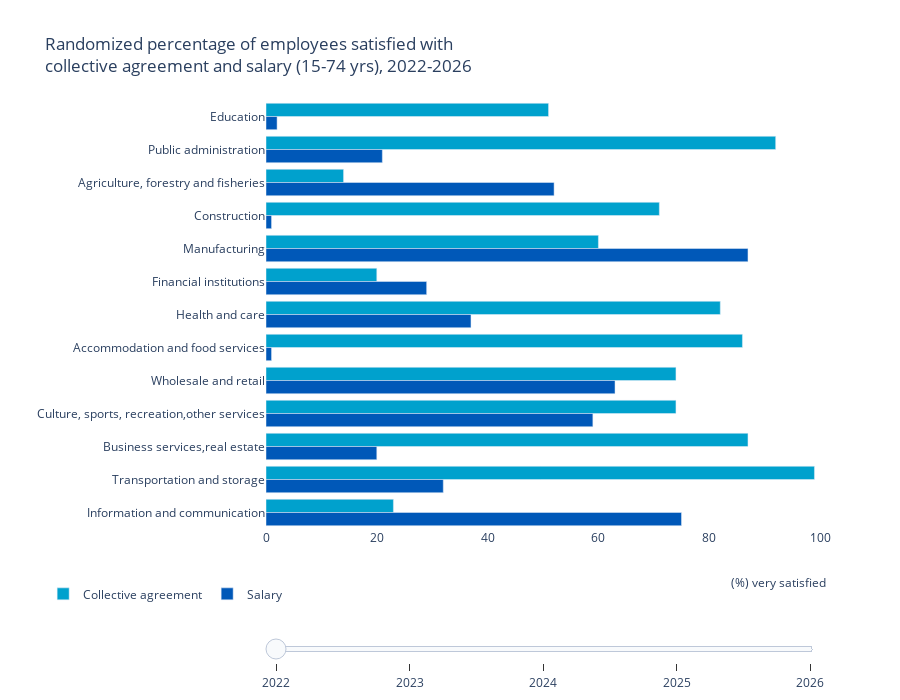

The notebook cell this image was saved under:
### Markdown cell above
Phasellus viverra nulla ut metus varius laoreet. Quisque rutrum. Aenean imperdiet. Etiam ultricies nisi vel augue. Curabitur ullamcorper ultricies nisi. Nam eget dui. Etiam rhoncus. Maecenas tempus, tellus eget condimentum rhoncus, sem quam semper libero, sit amet adipiscing sem neque sed ipsum. Nam quam nunc, blandit vel, luctus pulvinar, hendrerit id, lorem. Maecenas nec odio et ante tincidunt tempus. Donec vitae sapien ut libero venenatis faucibus. Nullam quis ante. Etiam sit amet orci eget eros faucibus tincidunt. Duis leo. Sed fringilla mauris sit amet nibh. Donec sodales sagittis magna. Sed consequat, leo eget bibendum sodales, augue velit cursus nunc.

### Code cell
import plotly.graph_objects as go
import pandas as pd
import numpy as np

# Assuming you have df3 as your original DataFrame
# Create a new DataFrame for random data
df4 = df3.copy()
# Set a random seed for reproducibility
np.random.seed(42)

# Add random data for years 2022-2026
for year in range(2022, 2027):
    for var, _ in variables:
        df4[var + " " + str(year)] = np.random.randint(0, 100, df4.shape[0])

# Create an empty figure
fig4 = go.Figure()

# Initialize a list to hold the trace names
trace_names = []

# Loop over the variables to add a trace for each one
for var, color in variables:
    for year in range(2022, 2027):
        name = var.split("(")[0].strip()
        trace_name = f"{name} {year}"
        fig4.add_trace(go.Bar(
            y=df4["Bedrijfstak"],
            x=df4[var + " " + str(year)],
            name=name,
            orientation='h',
            hovertemplate=f'%{{y}}<br>{name}: <b>%{{x}}% (very) satisfied</b><extra></extra>',
            marker_color=color,
            legendgroup=name,  # Add a legend group for each variable
            visible = year == 2022
        ))
        trace_names.append(trace_name)

# Add slider steps
steps = []
for i, year in enumerate(range(2022, 2027)):
    step = dict(
        method="update",
        args=[{"visible": [name.endswith(str(year)) for name in trace_names]},  # Show only the traces ending with the current year
              {"title": f"Randomized percentage of employees satisfied with collective agreement and salary<br>(15-74 yrs), {year}"}],
        label=str(year)
    )
    steps.append(step)

# Customize the plot layout
fig4.update_layout(
    plot_bgcolor='white',
    title="Randomized percentage of employees satisfied with<br>collective agreement and salary (15-74 yrs), 2022-2026",
    xaxis=dict(title='', title_standoff=10, automargin=True, range=[0, 100]),  
    yaxis=dict(title='', autorange="reversed", automargin=True),
    legend=dict(title='', orientation='h', yanchor='bottom', y=-0.185, xanchor='right', x=0.04),
    barmode='group',
    annotations=[dict(x=1.015, y=-0.15, xref='paper', yref='paper', showarrow=False, text="(%) very satisfied")],
    sliders=[dict(
        active=0,
        pad={"t": 110},  # Increase top padding for the slider to move it further down
        len=1,  # Adjust the length of the slider
        steps=steps,
        currentvalue={"visible": False}
    )],
    height=700
)

# Show the plot
fig4.show()

### Figure 1 — Plotly figure (JSON) as saved in the notebook; plotly's stock layout.template omitted (floating-point values rounded to 4 significant figures)
{"data": [{"hovertemplate": "%{y}<br>Collective agreement: <b>%{x}% (very) satisfied</b><extra></extra>", "legendgroup": "Collective agreement", "marker": {"color": "#00a1cd"}, "name": "Collective agreement", "orientation": "h", "type": "bar", "visible": true, "x": [51, 92, 14, 71, 60, 20, 82, 86, 74, 74, 87, 99, 23], "y": ["Education", "Public administration", "Agriculture, forestry and fisheries", "Construction", "Manufacturing", "Financial institutions", "Health and care", "Accommodation and food services", "Wholesale and retail", "Culture, sports, recreation,other services", "Business services,real estate", "Transportation and storage", "Information and communication"]}, {"hovertemplate": "%{y}<br>Collective agreement: <b>%{x}% (very) satisfied</b><extra></extra>", "legendgroup": "Collective agreement", "marker": {"color": "#00a1cd"}, "name": "Collective agreement", "orientation": "h", "type": "bar", "visible": false, "x": [57, 21, 88, 48, 90, 58, 41, 91, 59, 79, 14, 61, 61], "y": ["Education", "Public administration", "Agriculture, forestry and fisheries", "Construction", "Manufacturing", "Financial institutions", "Health and care", "Accommodation and food services", "Wholesale and retail", "Culture, sports, recreation,other services", "Business services,real estate", "Transportation and storage", "Information and communication"]}, {"hovertemplate": "%{y}<br>Collective agreement: <b>%{x}% (very) satisfied</b><extra></extra>", "legendgroup": "Collective agreement", "marker": {"color": "#00a1cd"}, "name": "Collective agreement", "orientation": "h", "type": "bar", "visible": false, "x": [88, 59, 13, 8, 89, 52, 1, 83, 91, 59, 70, 43, 7], "y": ["Education", "Public administration", "Agriculture, forestry and fisheries", "Construction", "Manufacturing", "Financial institutions", "Health and care", "Accommodation and food services", "Wholesale and retail", "Culture, sports, recreation,other services", "Business services,real estate", "Transportation and storage", "Information and communication"]}, {"hovertemplate": "%{y}<br>Collective agreement: <b>%{x}% (very) satisfied</b><extra></extra>", "legendgroup": "Collective agreement", "marker": {"color": "#00a1cd"}, "name": "Collective agreement", "orientation": "h", "type": "bar", "visible": false, "x": [62, 17, 89, 43, 33, 73, 61, 99, 13, 94, 47, 14, 71], "y": ["Education", "Public administration", "Agriculture, forestry and fisheries", "Construction", "Manufacturing", "Financial institutions", "Health and care", "Accommodation and food services", "Wholesale and retail", "Culture, sports, recreation,other services", "Business services,real estate", "Transportation and storage", "Information and communication"]}, {"hovertemplate": "%{y}<br>Collective agreement: <b>%{x}% (very) satisfied</b><extra></extra>", "legendgroup": "Collective agreement", "marker": {"color": "#00a1cd"}, "name": "Collective agreement", "orientation": "h", "type": "bar", "visible": false, "x": [28, 14, 44, 64, 88, 70, 8, 87, 0, 7, 87, 62, 10], "y": ["Education", "Public administration", "Agriculture, forestry and fisheries", "Construction", "Manufacturing", "Financial institutions", "Health and care", "Accommodation and food services", "Wholesale and retail", "Culture, sports, recreation,other services", "Business services,real estate", "Transportation and storage", "Information and communication"]}, {"hovertemplate": "%{y}<br>Salary: <b>%{x}% (very) satisfied</b><extra></extra>", "legendgroup": "Salary", "marker": {"color": "#0058b8"}, "name": "Salary", "orientation": "h", "type": "bar", "visible": true, "x": [2, 21, 52, 1, 87, 29, 37, 1, 63, 59, 20, 32, 75], "y": ["Education", "Public administration", "Agriculture, forestry and fisheries", "Construction", "Manufacturing", "Financial institutions", "Health and care", "Accommodation and food services", "Wholesale and retail", "Culture, sports, recreation,other services", "Business services,real estate", "Transportation and storage", "Information and communication"]}, {"hovertemplate": "%{y}<br>Salary: <b>%{x}% (very) satisfied</b><extra></extra>", "legendgroup": "Salary", "marker": {"color": "#0058b8"}, "name": "Salary", "orientation": "h", "type": "bar", "visible": false, "x": [46, 61, 50, 54, 63, 2, 50, 6, 20, 72, 38, 17, 3], "y": ["Education", "Public administration", "Agriculture, forestry and fisheries", "Construction", "Manufacturing", "Financial institutions", "Health and care", "Accommodation and food services", "Wholesale and retail", "Culture, sports, recreation,other services", "Business services,real estate", "Transportation and storage", "Information and communication"]}, {"hovertemplate": "%{y}<br>Salary: <b>%{x}% (very) satisfied</b><extra></extra>", "legendgroup": "Salary", "marker": {"color": "#0058b8"}, "name": "Salary", "orientation": "h", "type": "bar", "visible": false, "x": [46, 34, 77, 80, 35, 49, 3, 1, 5, 53, 3, 53, 92], "y": ["Education", "Public administration", "Agriculture, forestry and fisheries", "Construction", "Manufacturing", "Financial institutions", "Health and care", "Accommodation and food services", "Wholesale and retail", "Culture, sports, recreation,other services", "Business services,real estate", "Transportation and storage", "Information and communication"]}, {"hovertemplate": "%{y}<br>Salary: <b>%{x}% (very) satisfied</b><extra></extra>", "legendgroup": "Salary", "marker": {"color": "#0058b8"}, "name": "Salary", "orientation": "h", "type": "bar", "visible": false, "x": [77, 86, 61, 39, 84, 79, 81, 52, 23, 25, 88, 59, 40], "y": ["Education", "Public administration", "Agriculture, forestry and fisheries", "Construction", "Manufacturing", "Financial institutions", "Health and care", "Accommodation and food services", "Wholesale and retail", "Culture, sports, recreation,other services", "Business services,real estate", "Transportation and storage", "Information and communication"]}, {"hovertemplate": "%{y}<br>Salary: <b>%{x}% (very) satisfied</b><extra></extra>", "legendgroup": "Salary", "marker": {"color": "#0058b8"}, "name": "Salary", "orientation": "h", "type": "bar", "visible": false, "x": [80, 7, 34, 34, 32, 4, 40, 27, 6, 72, 71, 11, 33], "y": ["Education", "Public administration", "Agriculture, forestry and fisheries", "Construction", "Manufacturing", "Financial institutions", "Health and care", "Accommodation and food services", "Wholesale and retail", "Culture, sports, recreation,other services", "Business services,real estate", "Transportation and storage", "Information and communication"]}], "layout": {"annotations": [{"showarrow": false, "text": "(%) very satisfied", "x": 1.015, "xref": "paper", "y": -0.15, "yref": "paper"}], "barmode": "group", "height": 700, "legend": {"orientation": "h", "title": {"text": ""}, "x": 0.04, "xanchor": "right", "y": -0.185, "yanchor": "bottom"}, "plot_bgcolor": "white", "sliders": [{"active": 0, "currentvalue": {"visible": false}, "len": 1, "pad": {"t": 110}, "steps": [{"args": [{"visible": [true, false, false, false, false, true, false, false, false, false]}, {"title": "Randomized percentage of employees satisfied with collective agreement and salary<br>(15-74 yrs), 2022"}], "label": "2022", "method": "update"}, {"args": [{"visible": [false, true, false, false, false, false, true, false, false, false]}, {"title": "Randomized percentage of employees satisfied with collective agreement and salary<br>(15-74 yrs), 2023"}], "label": "2023", "method": "update"}, {"args": [{"visible": [false, false, true, false, false, false, false, true, false, false]}, {"title": "Randomized percentage of employees satisfied with collective agreement and salary<br>(15-74 yrs), 2024"}], "label": "2024", "method": "update"}, {"args": [{"visible": [false, false, false, true, false, false, false, false, true, false]}, {"title": "Randomized percentage of employees satisfied with collective agreement and salary<br>(15-74 yrs), 2025"}], "label": "2025", "method": "update"}, {"args": [{"visible": [false, false, false, false, true, false, false, false, false, true]}, {"title": "Randomized percentage of employees satisfied with collective agreement and salary<br>(15-74 yrs), 2026"}], "label": "2026", "method": "update"}]}], "title": {"text": "Randomized percentage of employees satisfied with<br>collective agreement and salary (15-74 yrs), 2022-2026"}, "xaxis": {"automargin": true, "range": [0, 100], "title": {"standoff": 10, "text": ""}}, "yaxis": {"automargin": true, "autorange": "reversed", "title": {"text": ""}}}}
